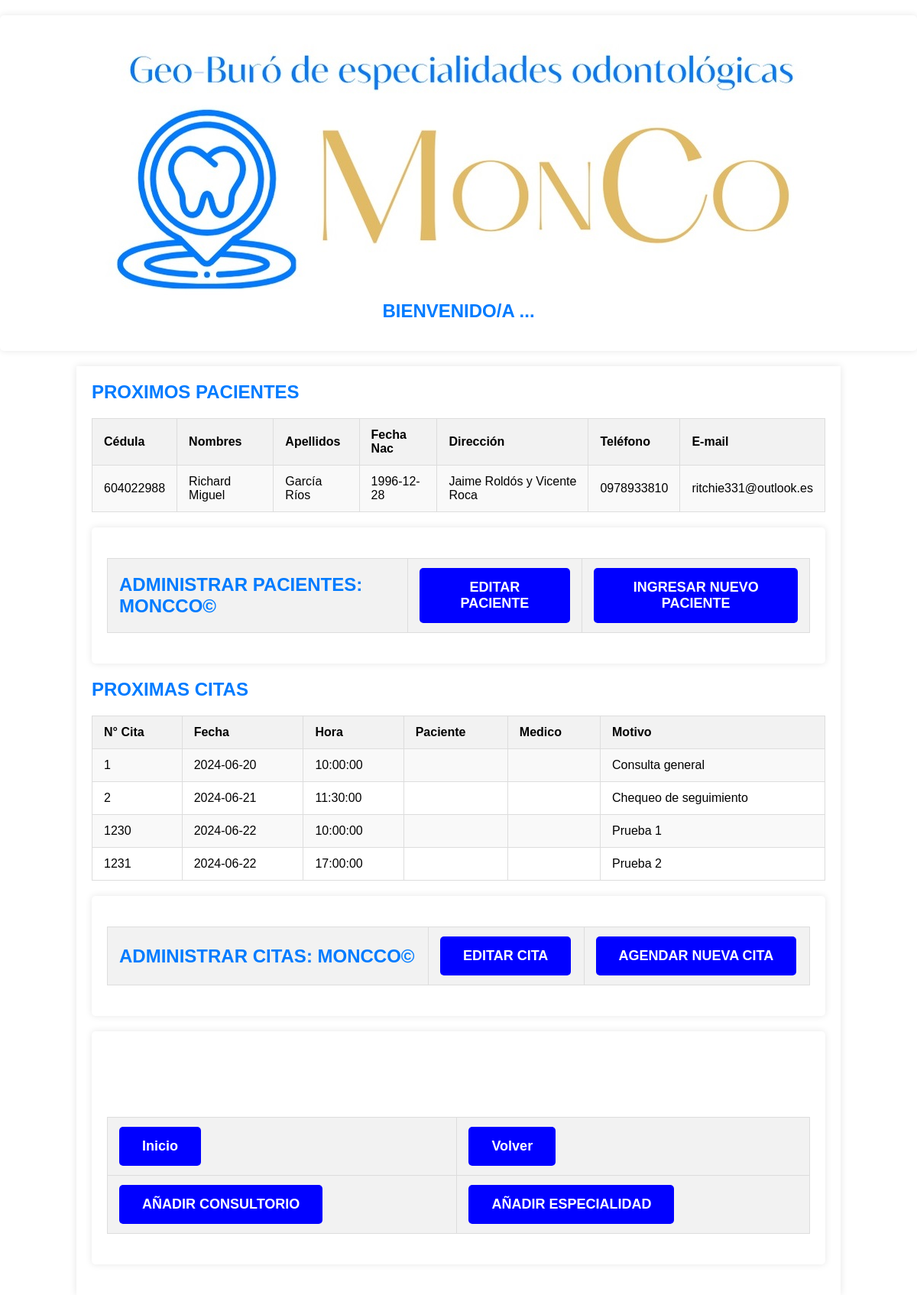
The app's page /perfil_medico.php with its own data.
### tables this page shows
CREATE TABLE `paciente` (
  `id_paciente` int(11) NOT NULL,
  `nombre` varchar(100) DEFAULT NULL,
  `apellidos` varchar(100) DEFAULT NULL,
  `fecha_nacimiento` date DEFAULT NULL,
  `direccion` varchar(255) DEFAULT NULL,
  `telefono` varchar(20) DEFAULT NULL,
  `email` varchar(100) DEFAULT NULL
);

CREATE TABLE `cita` (
  `id_cita` int(11) NOT NULL,
  `fecha` date DEFAULT NULL,
  `hora` time DEFAULT NULL,
  `id_paciente` int(11) DEFAULT NULL,
  `id_medico` int(11) DEFAULT NULL,
  `motivo` text
);

### perfil_medico.php (the view, shortened to what this page needs)
<?php
$servername = "localhost";
$username = "root";
$password = "";
$dbname = "sistema_moncco";
$conn = new mysqli($servername, $username, $password, $dbname);
?>
<!DOCTYPE html>
<html>
<head>
    <link rel="stylesheet" type="text/css" href="estilo.css">
	<div class="register">
	<a href="index.php"></a><br>
	<img src="banner1moncco.jpg" alt="Banner" width="946" height="331">
	<h2>BIENVENIDO/A ...</h2><br>
	</div>
</head>
<body>
<div class="container">
<h2>PROXIMOS PACIENTES</h2>
<table>
    <tr>
        <th>Cédula</th>
        <th>Nombres</th>
		<th>Apellidos</th>
		<th>Fecha Nac</th>
		<th>Dirección</th>
		<th>Teléfono</th>
        <th>E-mail</th>
    </tr>
    <?php
	$sql = "SELECT * FROM Paciente ";
	$result = $conn->query($sql);
    if ($result->num_rows > 0) {
        while($row = $result->fetch_assoc()) {
            echo "<tr>";
            echo "<td>" . $row["id_paciente"] . "</td>";
            echo "<td>" . $row["nombre"] . "</td>";
            echo "<td>" . $row["apellidos"] . "</td>";
			echo "<td>" . $row["fecha_nacimiento"] . "</td>";
			echo "<td>" . $row["direccion"] . "</td>";
			echo "<td>" . $row["telefono"] . "</td>";
			echo "<td>" . $row["email"] . "</td>";
            echo "</tr>";
        }
    } else {
        echo "<tr><td colspan='3'>No se encontraron resultados</td></tr>";
    }
    ?>
</table>
		<div class="register">
		<table>
		    <th><h2>ADMINISTRAR PACIENTES: MONCCO©</h2></th>
			<th><a href="editar_paciente.php" class="boton">EDITAR PACIENTE</a></th>
            <th><a href="registro_paciente.php" class="boton">INGRESAR NUEVO PACIENTE</a></th>
		</table>
		</div>
<h2>PROXIMAS CITAS</h2>
<table>
    <tr>
				<th>N° Cita</th>
                <th>Fecha</th>
                <th>Hora</th>
                <th>Paciente</th>
                <th>Medico</th>
                <th>Motivo</th>
    </tr>
    <?php
	$sql = "SELECT * FROM cita ";
	$result = $conn->query($sql);
    if ($result->num_rows > 0) {
        while($row = $result->fetch_assoc()) {
            echo "<tr>";
            echo "<td>" . $row["id_cita"] . "</td>";
            echo "<td>" . $row["fecha"] . "</td>";
            echo "<td>" . $row["hora"] . "</td>";
			echo "<td>" . $row["id_paciente"] . "</td>";
			echo "<td>" . $row["id_medico"] . "</td>";
			echo "<td>" . $row["motivo"] . "</td>";
            echo "</tr>";
        }
    } else {
        echo "<tr><td colspan='3'>No se encontraron resultados</td></tr>";
    }
    ?>
</table>
		<div class="register">
		<table>
        	<th><h2>ADMINISTRAR CITAS: MONCCO©</h2></th>
			<th><a href="editar_cita.php" class="boton">EDITAR CITA</a></th>
            <th><a href="agendar_cita.php" class="boton">AGENDAR NUEVA CITA</a></th>
		</table>
		</div>
<div class="register">
		<table>
		<tr>
			<th><a href="index.php" class="boton">Inicio</a></th><br>
            <th><a href="login_medico.php" class="boton">Volver</a></th><br>
		</tr>
		<tr>
			<th><a href="insert_consul.php" class="boton">AÑADIR CONSULTORIO</a></th><br>
            <th><a href="insert_esp.php" class="boton">AÑADIR ESPECIALIDAD</a></th><br>
		</tr>
		</table>
		</div>
</body>
</html>

### estilo.css (style rules this page uses)
* { font-family: Arial, sans-serif; margin: 0; padding: 0; }
.container { width: 80%; margin: auto; overflow: hidden; padding: 20px; background-color: #fff; box-shadow: 0 0 10px rgba(0, 0, 0, 0.1); }
.login, .register, .appointments { background-color: #fff; padding: 20px; margin: 20px 0; text-align: center; border-radius: 5px; box-shadow: 0 0 10px rgba(0,0,0,0.1); }
h2 { color: #007bff; }
.boton { display: inline-block; padding: 15px 30px; font-size: 18px; color: white; background-color: blue; text-align: center; text-decoration: none; border-radius: 5px; }

### perfil_medico.php (style rules this page uses)
body { font-family: Arial, sans-serif; }
table { width: 100%; border-collapse: collapse; margin: 20px 0; font-size: 1em; min-width: 400px; border: 1px solid #ddd; }
th, td { padding: 12px 15px; border: 1px solid #ddd; text-align: left; }
th { background-color: #f2f2f2; }
tr:nth-child(even) { background-color: #f9f9f9; }

### records on screen
paciente: id_paciente "604022988", nombre "Richard Miguel", apellidos "García Ríos", fecha_nacimiento "1996-12-28", direccion "Jaime Roldós y Vicente Roca", telefono "0978933810", email "ritchie331@outlook.es"
cita: id_cita "1", fecha "2024-06-20", hora "10:00:00", motivo "Consulta general"
cita: id_cita "2", fecha "2024-06-21", hora "11:30:00", motivo "Chequeo de seguimiento"
cita: id_cita "1230", fecha "2024-06-22", hora "10:00:00", motivo "Prueba 1"
cita: id_cita "1231", fecha "2024-06-22", hora "17:00:00", motivo "Prueba 2"
